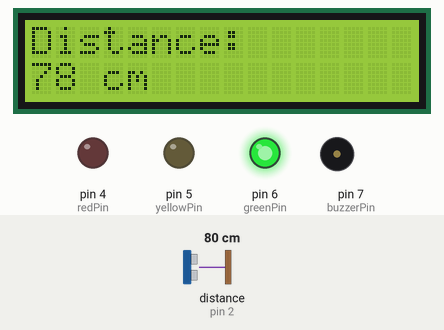
Simulated run of this sketch. Board: Arduino Uno, built with avr-gcc and run on an emulated ATmega328P. Shown: 16×2 character LCD, output pins drawn as LEDs (lit = HIGH), buzzer (waves = sounding). Wiring (inferred from the names in the program): ultrasonic range finder: trigger pin 3; echo pin 2. The test bench sets the inputs (shaded band); at power-on: distance to the obstacle (sensor on pin 2) 80 cm. The echo pulse lasts 58.3 µs per cm; pins used as bus, display or sensor lines are not drawn; what the sketch prints to the serial monitor is not drawn.

Above: at 3.2 s.
3.3 s: distance to the obstacle (sensor on pin 2) set to 29 cm
At 4.7 s:
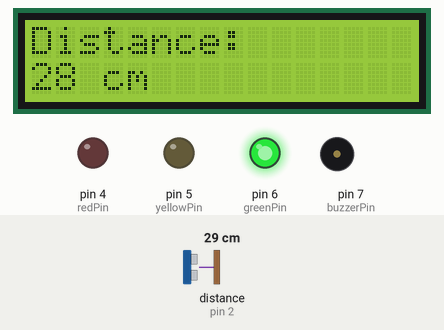
5.1 s: distance to the obstacle (sensor on pin 2) set to 25 cm
At 5.7 s:
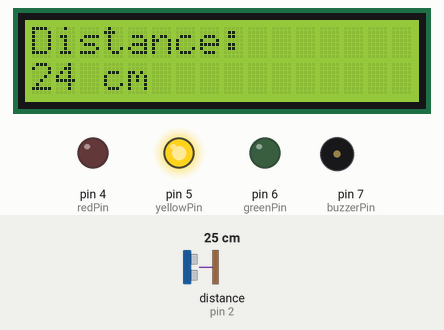
6.7 s: distance to the obstacle (sensor on pin 2) set to 10 cm
At 7.8 s:
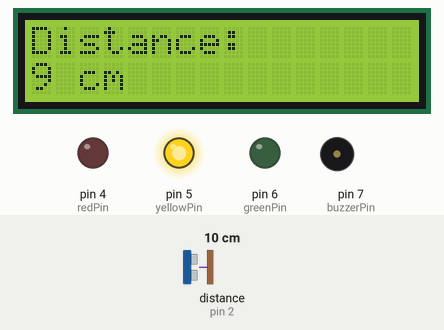
8.2 s: distance to the obstacle (sensor on pin 2) set to 7 cm
At 8.47 s:
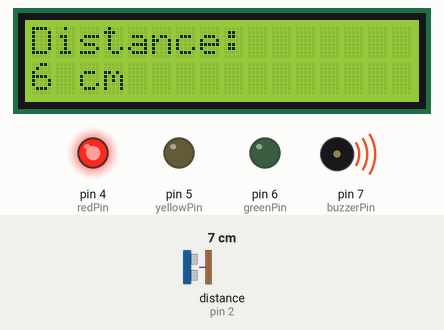
Timing chart, 0 to 11.4 s (numbered marks = the images above; inputs shaded):
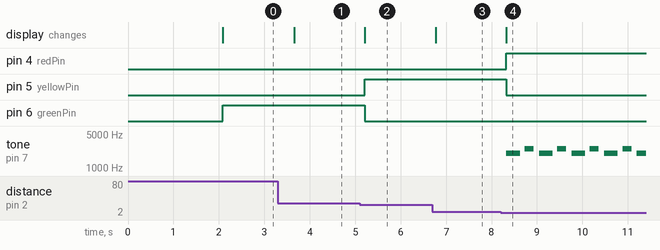

The sketch:

SensorDistance.ino
```cpp
#include <Wire.h>
#include "LiquidCrystal_I2C.h"
LiquidCrystal_I2C lcd(0x27, 16, 2);

#define echoPin 2
#define trigPin 3

// Pin untuk traffic light
#define redPin 4
#define yellowPin 5
#define greenPin 6

// Pin untuk buzzer
#define buzzerPin 7

// Threshold jarak
#define CLOSE_DISTANCE 8
#define FAR_DISTANCE 25

long duration;
int distance;

void setup() {
  pinMode(trigPin, OUTPUT);
  pinMode(echoPin, INPUT);

  // Set pin traffic light sebagai OUTPUT
  pinMode(redPin, OUTPUT);
  pinMode(yellowPin, OUTPUT);
  pinMode(greenPin, OUTPUT);

  // Set pin buzzer sebagai OUTPUT
  pinMode(buzzerPin, OUTPUT);

  // Matikan semua LED awal
  digitalWrite(redPin, LOW);
  digitalWrite(yellowPin, LOW);
  digitalWrite(greenPin, LOW);
  noTone(buzzerPin);  // Matikan buzzer

  // Inisialisasi LCD
  lcd.init();
  lcd.backlight();

  Serial.begin(9600);
  Serial.println("Ultrasonic Sensor + Traffic Light + Buzzer");
  delay(2000);
}

void beepBuzzer() {
  // Fungsi untuk bunyi beep-beep dengan tone (lebih nyaring)
  tone(buzzerPin, 2000, 300);  // Frekuensi 2000Hz, durasi 300ms
  delay(400);  // Total delay termasuk bunyi
  tone(buzzerPin, 2500, 200);  // Frekuensi 2500Hz, durasi 200ms
  delay(300);
}

void alertBuzzer() {
  // Alternatif: bunyi alarm seperti sirine
  for (int i = 0; i < 2; i++) {
    tone(buzzerPin, 1500, 150);
    delay(200);
    tone(buzzerPin, 2000, 150);
    delay(200);
  }
}

void policeSiren() {
  // Efek sirine polisi
  for (int i = 0; i < 3; i++) {
    for (int freq = 1000; freq <= 2000; freq += 50) {
      tone(buzzerPin, freq, 10);
      delay(5);
    }
    delay(100);
    for (int freq = 2000; freq >= 1000; freq -= 50) {
      tone(buzzerPin, freq, 10);
      delay(5);
    }
    delay(100);
  }
}

void loop() {
  // Baca jarak dari ultrasonic
  digitalWrite(trigPin, LOW);
  delayMicroseconds(2);
  digitalWrite(trigPin, HIGH);
  delayMicroseconds(10);
  digitalWrite(trigPin, LOW);

  duration = pulseIn(echoPin, HIGH);
  distance = duration * 0.034 / 2;

  // Tampilkan di Serial Monitor
  Serial.print("Distance: ");
  Serial.print(distance);
  Serial.println(" cm");

  // Tampilkan di LCD
  lcd.clear();
  lcd.setCursor(0, 0);
  lcd.print("Distance:");
  lcd.setCursor(0, 1);
  lcd.print(distance);
  lcd.print(" cm");

  // LOGIC TRAFFIC LIGHT berdasarkan jarak
  if (distance < CLOSE_DISTANCE) {
    // JARAK DEKAT (< 10 cm) = MERAH + BUZZER
    digitalWrite(redPin, HIGH);
    digitalWrite(yellowPin, LOW);
    digitalWrite(greenPin, LOW);
    Serial.println("Status: STOP (Red) - BUZZER ON");

    // Pilih salah satu efek suara:
    beepBuzzer();        // Beep-beep tinggi
    // alertBuzzer();     // Alternatif: alarm pendek
    // policeSiren();     // Alternatif: sirine polisi

  } else if (distance > FAR_DISTANCE) {
    // JARAK JAUH (> 25 cm) = HIJAU
    digitalWrite(redPin, LOW);
    digitalWrite(yellowPin, LOW);
    digitalWrite(greenPin, HIGH);
    noTone(buzzerPin);  // Pastikan buzzer mati
    Serial.println("Status: GO (Green)");
    delay(500);

  } else {
    // JARAK MENENGAH (10-25 cm) = KUNING
    digitalWrite(redPin, LOW);
    digitalWrite(yellowPin, HIGH);
    digitalWrite(greenPin, LOW);
    noTone(buzzerPin);  // Pastikan buzzer mati
    Serial.println("Status: CAUTION (Yellow)");
    delay(500);
  }
}
```

Measured:
- the behaviour switches between 27 and 26 cm on distance to the obstacle (sensor on pin 2) (found by bisection; images 1 and 2)
- the behaviour switches between 9 and 8 cm on distance to the obstacle (sensor on pin 2) (found by bisection; images 3 and 4)
- after the input at 3.3 s, the display: changes after 0.35 s (image 1)
- after the input at 5.1 s, pin 5 (yellowPin): LOW → HIGH after 0.12 s; pin 6 (greenPin): HIGH → LOW after 0.12 s; the display: changes after 0.12 s (image 2)
- after the input at 6.7 s, the display: changes after 0.07 s (image 3)
- after the input at 8.2 s, pin 4 (redPin): LOW → HIGH after 0.13 s; pin 5 (yellowPin): HIGH → LOW after 0.13 s; tone on pin 7 (buzzerPin): silent → 2000 Hz after 0.13 s, then repeats every 0.72 s: silent 0.10 s, 2500 Hz 0.20 s, silent 0.12 s, 2000 Hz 0.30 s; the display: changes after 0.13 s (image 4)
